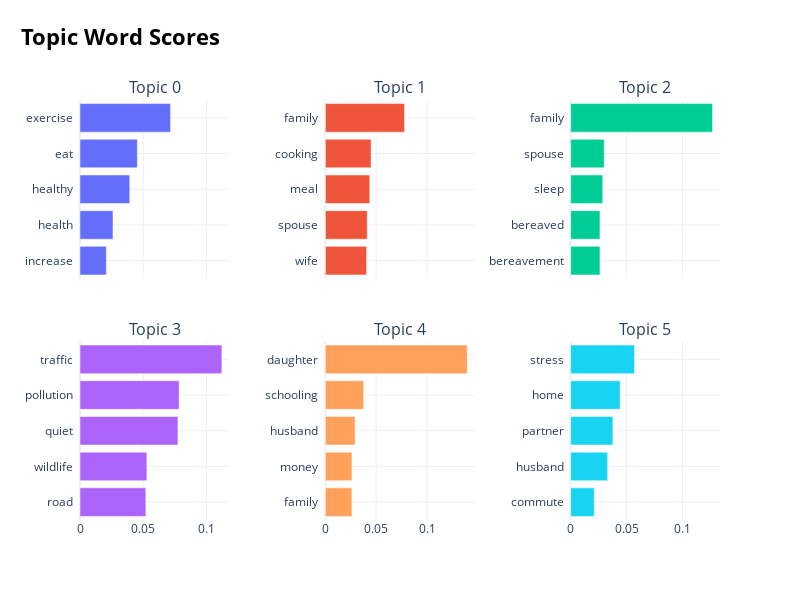

Notebook code cell kept with this figure:
### Code cell
model.visualize_barchart()

### Figure 1 — Plotly figure (JSON) as saved in the notebook; plotly's stock layout.template omitted (floating-point values rounded to 4 significant figures)
{"data": [{"orientation": "h", "type": "bar", "x": [0.02085, 0.02608, 0.03932, 0.04531, 0.07161], "xaxis": "x", "y": ["increase  ", "health  ", "healthy  ", "eat  ", "exercise  "], "yaxis": "y"}, {"orientation": "h", "type": "bar", "x": [0.04058, 0.0412, 0.0437, 0.04499, 0.07788], "xaxis": "x2", "y": ["wife  ", "spouse  ", "meal  ", "cooking  ", "family  "], "yaxis": "y2"}, {"orientation": "h", "type": "bar", "x": [0.02618, 0.02618, 0.02868, 0.02997, 0.1268], "xaxis": "x3", "y": ["bereavement  ", "bereaved  ", "sleep  ", "spouse  ", "family  "], "yaxis": "y3"}, {"orientation": "h", "type": "bar", "x": [0.05204, 0.05284, 0.0774, 0.07835, 0.1121], "xaxis": "x4", "y": ["road  ", "wildlife  ", "quiet  ", "pollution  ", "traffic  "], "yaxis": "y4"}, {"orientation": "h", "type": "bar", "x": [0.02613, 0.02615, 0.02925, 0.03763, 0.1395], "xaxis": "x5", "y": ["family  ", "money  ", "husband  ", "schooling  ", "daughter  "], "yaxis": "y5"}, {"orientation": "h", "type": "bar", "x": [0.02109, 0.03305, 0.03777, 0.04421, 0.05708], "xaxis": "x6", "y": ["commute  ", "husband  ", "partner  ", "home  ", "stress  "], "yaxis": "y6"}], "layout": {"annotations": [{"font": {"size": 16}, "showarrow": false, "text": "Topic 0", "x": 0.1167, "xanchor": "center", "xref": "paper", "y": 1, "yanchor": "bottom", "yref": "paper"}, {"font": {"size": 16}, "showarrow": false, "text": "Topic 1", "x": 0.5, "xanchor": "center", "xref": "paper", "y": 1, "yanchor": "bottom", "yref": "paper"}, {"font": {"size": 16}, "showarrow": false, "text": "Topic 2", "x": 0.8833, "xanchor": "center", "xref": "paper", "y": 1, "yanchor": "bottom", "yref": "paper"}, {"font": {"size": 16}, "showarrow": false, "text": "Topic 3", "x": 0.1167, "xanchor": "center", "xref": "paper", "y": 0.425, "yanchor": "bottom", "yref": "paper"}, {"font": {"size": 16}, "showarrow": false, "text": "Topic 4", "x": 0.5, "xanchor": "center", "xref": "paper", "y": 0.425, "yanchor": "bottom", "yref": "paper"}, {"font": {"size": 16}, "showarrow": false, "text": "Topic 5", "x": 0.8833, "xanchor": "center", "xref": "paper", "y": 0.425, "yanchor": "bottom", "yref": "paper"}], "height": 600, "hoverlabel": {"bgcolor": "white", "font": {"family": "Rockwell", "size": 16}}, "showlegend": false, "title": {"font": {"color": "Black", "size": 22}, "text": "<b>Topic Word Scores", "x": 0.15, "xanchor": "center", "y": 0.95, "yanchor": "top"}, "width": 800, "xaxis": {"anchor": "y", "domain": [0, 0.2333], "matches": "x4", "showgrid": true, "showticklabels": false}, "xaxis2": {"anchor": "y2", "domain": [0.3833, 0.6167], "matches": "x5", "showgrid": true, "showticklabels": false}, "xaxis3": {"anchor": "y3", "domain": [0.7667, 1.0], "matches": "x6", "showgrid": true, "showticklabels": false}, "xaxis4": {"anchor": "y4", "domain": [0, 0.2333], "showgrid": true}, "xaxis5": {"anchor": "y5", "domain": [0.3833, 0.6167], "showgrid": true}, "xaxis6": {"anchor": "y6", "domain": [0.7667, 1.0], "showgrid": true}, "yaxis": {"anchor": "x", "domain": [0.575, 1], "showgrid": true}, "yaxis2": {"anchor": "x2", "domain": [0.575, 1], "showgrid": true}, "yaxis3": {"anchor": "x3", "domain": [0.575, 1], "showgrid": true}, "yaxis4": {"anchor": "x4", "domain": [0, 0.425], "showgrid": true}, "yaxis5": {"anchor": "x5", "domain": [0, 0.425], "showgrid": true}, "yaxis6": {"anchor": "x6", "domain": [0, 0.425], "showgrid": true}}}
